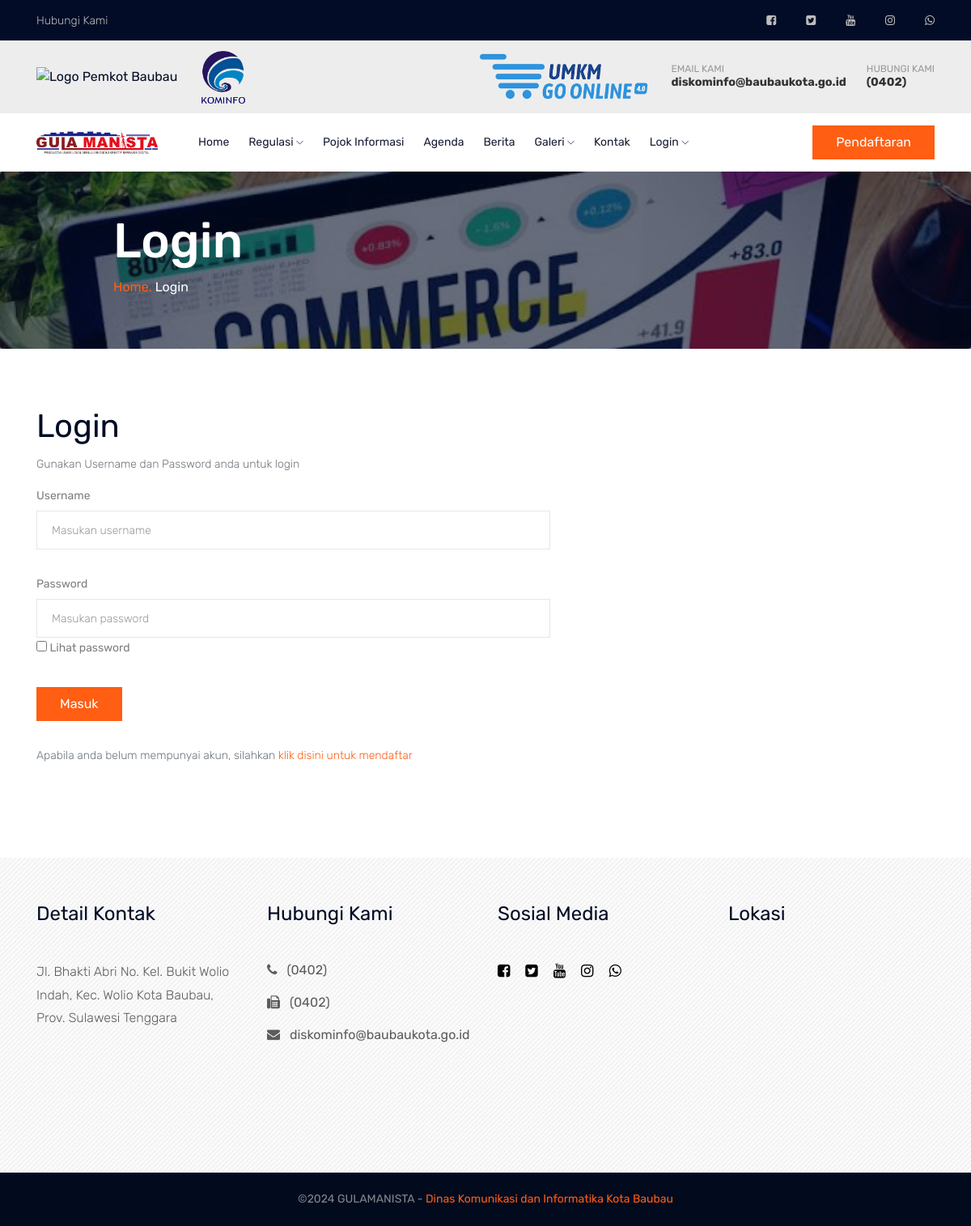
The page /index.php/login on the database its author committed.
### tables this page shows
CREATE TABLE `media_sosial` (
  `id` int(11) NOT NULL,
  `icon` varchar(25) NOT NULL,
  `nm_sosmed` varchar(100) DEFAULT NULL,
  `link_akun` text DEFAULT NULL,
  `is_active` tinyint(2) NOT NULL
);

CREATE TABLE `set_kontak` (
  `id` int(11) NOT NULL,
  `alamat` varchar(100) DEFAULT NULL,
  `maps_frame` text DEFAULT NULL,
  `telepon` varchar(20) DEFAULT NULL,
  `fax` varchar(20) DEFAULT NULL,
  `email` varchar(50) DEFAULT NULL
);

CREATE TABLE `set_aplikasi` (
  `id` int(5) NOT NULL,
  `tab_title` varchar(50) DEFAULT NULL,
  `sidebar_title_long` varchar(14) DEFAULT NULL,
  `sidebar_title_short` char(3) DEFAULT NULL,
  `sidebar_hidden` tinyint(1) NOT NULL,
  `panel_active` tinyint(1) NOT NULL,
  `time_zone` varchar(15) NOT NULL,
  `login_title` varchar(20) NOT NULL,
  `login_bg` varchar(100) NOT NULL,
  `logo_aplikasi` varchar(100) DEFAULT NULL,
  `bg_header` varchar(100) DEFAULT NULL,
  `logo_login_umkm` varchar(100) DEFAULT NULL,
  `opening` varchar(100) DEFAULT NULL,
  `aplikasi_update` datetime NOT NULL
);

### application/controllers/Login.php (called while the page is built, shortened)
<?php if (!defined('BASEPATH')) exit('No direct script access allowed');
class Login extends CI_Controller
{
   public function index()
   {
      $data['title'] = 'Login';
      $data['treeview'] = 'Login';
      $data['aplikasi'] = $this->m_action->getDataASC('set_aplikasi', null, 'id', null)->row_array();
      $this->load->view('_templates/utama/_header', $data);
      $this->load->view('login', $data);
      $this->load->view('_templates/utama/_footer');
   }
}

### index.php (called while the page is built, shortened)
<?php
require_once BASEPATH.'core/CodeIgniter.php';

### application/views/login.php (the view, shortened to what this page needs)
<section class="breadcrumb breadcrumb_bg banner-bg-1 overlay2 ptb200 authentication">
   <div class="container">
      <div class="row">
         <div class="col-lg-7 offset-lg-1">
            <div class="breadcrumb_iner">
               <div class="breadcrumb_iner_item">
                  <h2><?= $title; ?></h2>
                  <p> <a href="<?= base_url(); ?>home">Home.</a> <span></span> <?= $treeview; ?></p>
               </div>
            </div>
         </div>
      </div>
   </div>
</section>
<div class="about-area section-padding authentication-area">
   <div class="container">
      <div class="row align-items-center">
         <div class="col-xl-7 col-md-12 col-lg-6">
            <div class="section-title p-0">
               <h3>Login</h3>
               <p class="text-muted">Gunakan Username dan Password anda untuk login</p>
               <form class="form-contact contact_form" id="logForm">
                  <div class="row">
                     <div class="col-12">
                        <div class="form-group">
                           <label for="username">Username</label>
                           <input class="form-control" name="username" id="username" type="text" onfocus="this.placeholder = ''" onblur="this.placeholder = 'Masukan username'" placeholder="Masukan username" required>
                        </div>
                     </div>
                     <div class="col-12">
                        <div class="form-group">
                           <label for="InputPassword">Password</label>
                           <input class="form-control" name="password" id="InputPassword" type="password" onfocus="this.placeholder = ''" onblur="this.placeholder = 'Masukan password'" placeholder="Masukan password" required>
                           <div class="checkbox password-strength">
                              <label>
                                 <input type="checkbox" id="show"> Lihat password
                              </label>
                           </div>
                        </div>
                     </div>
                     <div class="col-12">
                        <div class="form-group">
                           <button type="submit" id="submit" class="button button-contactForm boxed-btn">Masuk</button>
                        </div>
                     </div>
                     <div class="col-12">
                        <p class="text-muted">
                           Apabila anda belum mempunyai akun, silahkan <a href="<?= base_url(); ?>pendaftaran" class="text-theme-color-2">klik disini untuk mendaftar</a>
                        </p>
                     </div>
                  </div>
               </form>
            </div>
         </div>
         <div class="col-xl-5 col-md-12 col-lg-6">
            <div class="about-thumb">
            </div>
         </div>
      </div>
   </div>
</div>

### application/views/_templates/utama/_header.php (shortened to what this page needs)
<?php
$aplikasi = $this->db->get('set_aplikasi')->row_array();
$kontak = $this->db->get('set_kontak')->row_array();
$q_medsos = $this->db->get('media_sosial');
?>
<!doctype html>
<html class="no-js" lang="zxx">
<head>
   <link rel="stylesheet" href="<?= base_url(); ?>assets/themes/ui/css/bootstrap.min.css">
   <link rel="stylesheet" type="text/css" href="<?= base_url(); ?>assets/themes/ui/js/DataTables/datatables.min.css" />
   <link rel="stylesheet" href="<?= base_url(); ?>assets/themes/ui/css/owl.carousel.min.css">
   <link rel="stylesheet" href="<?= base_url(); ?>assets/themes/ui/css/magnific-popup.css">
   <link rel="stylesheet" href="<?= base_url(); ?>assets/themes/ui/css/font-awesome.min.css">
   <link rel="stylesheet" href="<?= base_url(); ?>assets/themes/ui/css/themify-icons.css">
   <link rel="stylesheet" href="<?= base_url(); ?>assets/themes/ui/css/nice-select.css">
   <link rel="stylesheet" href="<?= base_url(); ?>assets/themes/ui/css/flaticon.css">
   <link rel="stylesheet" href="<?= base_url(); ?>assets/themes/ui/css/animate.css">
   <link rel="stylesheet" href="<?= base_url(); ?>assets/themes/ui/css/slicknav.css">
   <link rel="stylesheet" href="<?= base_url(); ?>assets/themes/ui/css/style.css">
   <link rel="stylesheet" href="<?= base_url(); ?>assets/themes/ui/css/ui.css">
</head>
<body>
   <header>
      <div class="header-area ">
         <div class="header-top black-bg d-none d-md-block">
            <div class="container">
               <div class="row">
                  <div class="col-xl-6 col-md-6 col-lg-6">
                     <div class="header-contact">
                        <a href="<?= base_url(); ?>kontak">Hubungi Kami</a>
                     </div>
                  </div>
                  <div class="col-xl-6 col-md-6 col-lg-6">
                     <div class="header-top-menu">
                        <nav>
                           <ul>
                              <?php foreach ($q_medsos->result_array() as $medsos) : ?>
                                 <li><a href="<?= $medsos['link_akun']; ?>" target="_blank"><i class="<?= $medsos['icon']; ?>"></i></a></li>
                              <?php endforeach; ?>
                           </ul>
                        </nav>
                     </div>
                  </div>
               </div>
            </div>
         </div>
         <div class="header-container container z-index-2">
            <div class="header-row">
               <div class="header-column">
                  <div class="header-row">
                     <div class="header-logo header-logo-sticky-change">
                        <a href="https://portal.baubaukota.go.id/" target="_blank">
                           <img class="header-logo-non-sticky opacity-0" alt="Logo Pemkot Baubau" style="width:auto; height:65px" src="<?= base_url(); ?>assets/upload/img/logo-kota-baubau.png">
                        </a>
                     </div>
                     <div class="header-logo header-logo-sticky-change">
                        <a href="https://diskominfo.baubaukota.go.id/" target="_blank">
                           <img class="header-logo-non-sticky opacity-0" alt="Logo Dinas Keminfo" style="width:auto; height:65px" src="<?= base_url(); ?>assets/upload/img/logo-kominfo.png">
                        </a>
                     </div>
                  </div>
               </div>
               <div class="header-column justify-content-end">
                  <div class="header-row">
                     <ul class="header-extra-info d-flex align-items-center">
                        <li class="d-none d-sm-inline-flex">
                           <div class="header-extra-info-text">
                              <img alt="Logo UMKM Go Online" height="60" src="<?= base_url(); ?>assets/upload/img/logo-umkm-go-online.png">
                           </div>
                        </li>
                        <li class="d-none d-sm-inline-flex">
                           <div class="header-extra-info-text">
                              <label>EMAIL KAMI</label>
                              <strong><a href="mailto:<?= $kontak['email']; ?>"><?= $kontak['email']; ?></a></strong>
                           </div>
                        </li>
                        <li>
                           <div class=" header-extra-info-text">
                              <label>HUBUNGI KAMI</label>
                              <strong><a href="javascript:void(0)"><?= $kontak['telepon']; ?></a></strong>
                           </div>
                        </li>
                     </ul>
                  </div>
               </div>
            </div>
         </div>
         <div id="sticky-header" class="main-header-area white-bg">
            <div class="container">
               <div class="row align-items-center">
                  <div class="col-xl-2 col-lg-2">
                     <div class="logo-img">
                        <a href="index.html">
                           <img src="<?= base_url(); ?>assets/upload/img/<?= $aplikasi['logo_aplikasi']; ?>" alt="Logo Gulamanista" width="150">
                        </a>
                     </div>
                  </div>
                  <div class="col-xl-7 col-lg-7">
                     <div class="main-menu d-none d-lg-block">
                        <nav>
                           <ul id="navigation">
                              <li><a class="<?= $treeview ===  'Home' ? "active" : "" ?>" href="<?= base_url(); ?>home">Home</a></li>
                              <li><a class="<?= $treeview ===  'Regulasi' ? "active" : "" ?> href=" #">Regulasi <i class="ti-angle-down"></i></a>
                              </li>
                              <li><a class="<?= $treeview ===  'Pojok Informasi' ? "active" : "" ?>" href="<?= base_url(); ?>informasi/pojok_informasi">Pojok Informasi</a></li>
                              <li><a class="<?= $treeview ===  'Agenda' ? "active" : "" ?>" href="<?= base_url(); ?>informasi/agenda">Agenda</a></li>
                              <li><a class="<?= $treeview ===  'Berita' ? "active" : "" ?>" href="<?= base_url(); ?>artikel">Berita</a></li>
                              <li><a class="<?= $treeview ===  'Galeri' ? "active" : "" ?>" href="#">Galeri <i class="ti-angle-down"></i></a>
                              </li>
                              <li><a class="<?= $treeview ===  'Kontak' ? "active" : "" ?>" href="<?= base_url(); ?>kontak">Kontak</a></li>
                              <li><a href="#">Login <i class="ti-angle-down"></i></a>
                              </li>
                           </ul>
                        </nav>
                     </div>
                  </div>
                  <div class="col-xl-3 col-lg-3">
                     <div class="quote-area">
                        <div class="get-quote d-none d-lg-block">
                           <a class="boxed-btn" href="<?= base_url(); ?>pendaftaran">Pendaftaran</a>
                        </div>
                     </div>
                  </div>
                  <div class="col-12">
                  </div>
               </div>
            </div>
         </div>
      </div>
   </header>

### application/views/_templates/utama/_footer.php (shortened to what this page needs)
<?php
$kontak = $this->db->get('set_kontak')->row_array();
$q_medsos = $this->db->get('media_sosial');
?>
<footer class="footer-area ">
   <div class="container">
      <div class="row justify-content-between">
         <div class="col-sm-6 col-md-3 col-xl-3">
            <div class="single-footer-widget footer_icon">
               <h4>Detail Kontak</h4>
               <div class="office-location">
                  <ul>
                     <li>
                        <p><?= $kontak['alamat']; ?></p>
                     </li>
                  </ul>
               </div>
            </div>
         </div>
         <div class="col-sm-6 col-md-3 col-xl-3">
            <div class="single-footer-widget">
               <h4>Hubungi Kami</h4>
               <ul>
                  <li><a href="javascript:void(0)"><i class="fa fa-phone pr-2"></i> <?= $kontak['telepon']; ?></a></li>
                  <li><a href="javascript:void(0)"><i class="fa fa-fax pr-2"></i> <?= $kontak['fax']; ?></a></li>
                  <li><a href="mailto:<?= $kontak['email']; ?>"><i class="fa fa-envelope pr-2"></i> <?= $kontak['email']; ?></a></li>
               </ul>
            </div>
         </div>
         <div class="col-sm-6 col-md-3 col-xl-3">
            <div class="single-footer-widget footer_1">
               <h4>Sosial Media</h4>
               <div class="social-links">
                  <ul>
                     <?php foreach ($q_medsos->result_array() as $medsos) : ?>
                        <li><a href="<?= $medsos['link_akun']; ?>" target="_blank"><i class="<?= $medsos['icon']; ?>"></i></a></li>
                     <?php endforeach; ?>
                  </ul>
               </div>
            </div>
         </div>
         <div class="col-sm-6 col-md-3 col-xl-3">
            <div class="single-footer-widget iframe-location">
               <h4>Lokasi</h4>
               <?= $kontak['maps_frame']; ?>
            </div>
         </div>
      </div>
   </div>
   <div class="container-fluid">
      <div class="row justify-content-center">
         <div class="col-lg-12">
            <div class="copyright_part_text text-center">
               <p class="footer-text m-0">
                  &copy; GULAMANISTA - <a href="https://diskominfo.baubaukota.go.id" target="_blank">Dinas Komunikasi dan Informatika Kota Baubau</a>
               </p>
            </div>
         </div>
      </div>
   </div>
</footer>
</body>
</html>

### rows shown on the page
set_kontak: email "diskominfo@baubaukota.go.id", telepon "(0402)", alamat "Jl. Bhakti Abri No. Kel. Bukit Wolio Indah, Kec. Wolio Kota Baubau, Prov. Sulawesi Tenggara", fax "(0402)"
set_aplikasi: logo_aplikasi (picture)

### other values the page prints
$title "Login"
$treeview "Login"
